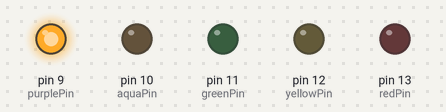
Simulated run of this sketch. Board: Arduino Uno, built with avr-gcc and run on an emulated ATmega328P. On the bench: output pins drawn as LEDs (lit = HIGH). Random numbers use the default seed unless the sketch sets one.

Above: at 0.2 s.
At 10.43 s:
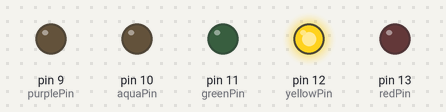
At 16.9 s:
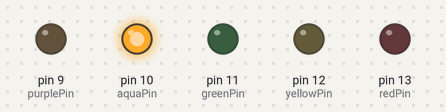
At 26.5 s:
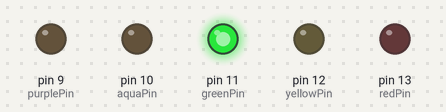
At 38.5 s:
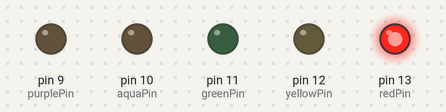
Timing chart, 0 to 40.0 s (numbered marks = the images above):
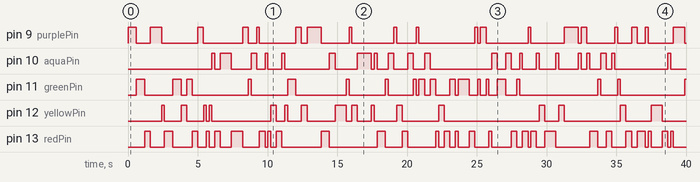

Measured:
- by itself, pin 9 (purplePin): LOW → HIGH at 0.00 s, → LOW 0.60 s later, → HIGH 1.0 s later, → LOW 0.80 s later, … (38 changes in this stretch)
- by itself, pin 10 (aquaPin): LOW → HIGH at 6.0 s, → LOW 0.20 s later, → HIGH 0.40 s later, → LOW 0.80 s later, … (42 changes in this stretch)
- by itself, pin 11 (greenPin): LOW → HIGH at 0.60 s, → LOW 0.60 s later, → HIGH 2.0 s later, → LOW 0.60 s later, … (37 changes in this stretch)
- by itself, pin 12 (yellowPin): LOW → HIGH at 2.4 s, → LOW 0.20 s later, → HIGH 1.2 s later, → LOW 0.40 s later, … (32 changes in this stretch)
- by itself, pin 13 (redPin): LOW → HIGH at 1.2 s, → LOW 0.40 s later, → HIGH 1.0 s later, → LOW 0.60 s later, … (56 changes in this stretch)

The sketch:

projeto_5_leds_piscando.ino
```cpp
int redPin = 13;
int yellowPin = 12;
int greenPin = 11;
int aquaPin = 10;
int purplePin = 9;

void setup() {
  pinMode(redPin, OUTPUT);
  pinMode(yellowPin, OUTPUT);
  pinMode(greenPin, OUTPUT);
  pinMode(aquaPin, OUTPUT);
  pinMode(purplePin, OUTPUT);
}

void turnLed(int ledValue) {
  if (ledValue == 13) {
    digitalWrite(redPin, HIGH);
    delay(200);
    digitalWrite(redPin, LOW);
  } else if (ledValue == 12) {
    digitalWrite(yellowPin, HIGH);
    delay(200);
    digitalWrite(yellowPin, LOW);
  } else if (ledValue == 11) {
    digitalWrite(greenPin, HIGH);
    delay(200);
    digitalWrite(greenPin, LOW);
  } else if (ledValue == 10) {
    digitalWrite(aquaPin, HIGH);
    delay(200);
    digitalWrite(aquaPin, LOW);
  } else if (ledValue == 9) {
    digitalWrite(purplePin, HIGH);
    delay(200);
    digitalWrite(purplePin, LOW);
  }
}

void loop() {
  int pinId = random(14);
  int blinksAmount = random(3);
  for(int rept = 0; rept < blinksAmount; rept++) {
     turnLed(pinId);
  }
}
```

list_projetos.ino
```cpp
// https://wokwi.com/projects/359580769126838273
```
